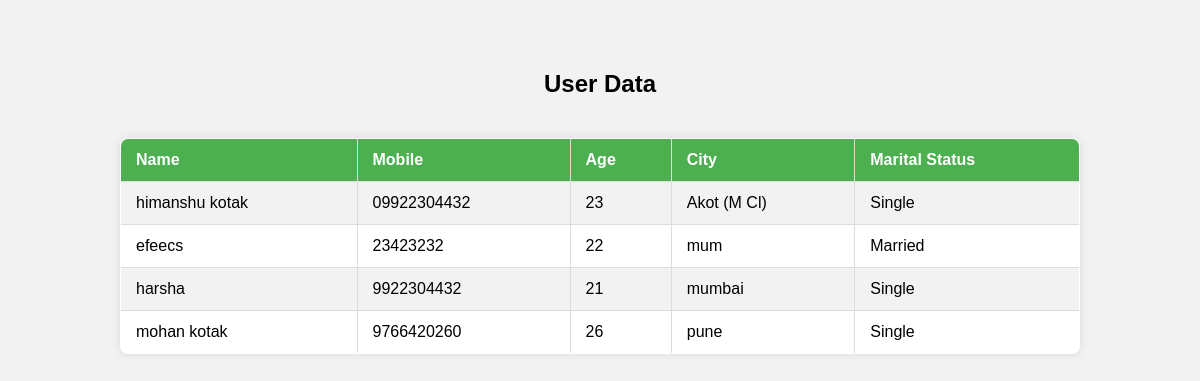
Page /data on the committed database.
### tables this page shows
CREATE TABLE users (
        id INTEGER PRIMARY KEY AUTOINCREMENT,
        name TEXT NOT NULL,
        mobile TEXT NOT NULL,
        age INTEGER NOT NULL,
        city TEXT NOT NULL,
        marital_status TEXT NOT NULL
    );

### app.py (the view)
@app.route('/data')
def show_data():
    conn = sqlite3.connect('userdata.db')
    c = conn.cursor()
    c.execute('SELECT * FROM users')
    data = c.fetchall()
    conn.close()
    return render_template('data.html', data=data)

### templates/data.html (shortened to what this page needs)
<!DOCTYPE html>
<html lang="en">
  <head>
  </head>
  <body>
    <h2>User Data</h2>
    <table border="1">
      <tr>
        <th>Name</th>
        <th>Mobile</th>
        <th>Age</th>
        <th>City</th>
        <th>Marital Status</th>
      </tr>
      {% for row in data %}
      <tr>
        <td>{{ row[1] }}</td>
        <td>{{ row[2] }}</td>
        <td>{{ row[3] }}</td>
        <td>{{ row[4] }}</td>
        <td>{{ row[5] }}</td>
      </tr>
      {% endfor %}
    </table>
  </body>
</html>

### templates/data.html (style rules this page uses)
body { font-family: Arial, sans-serif; background-color: #f2f2f2; margin: 0; padding: 0; display: flex; flex-direction: column; align-items: center; padding-top: 50px; }
h2 { text-align: center; }
table { width: 80%; border-collapse: collapse; margin-top: 20px; background-color: #fff; border-radius: 8px; box-shadow: 0 0 10px rgba(0, 0, 0, 0.1); overflow: hidden; }
table, th, td { border: 1px solid #ddd; }
th, td { padding: 12px 15px; text-align: left; }
th { background-color: #4caf50; color: white; }
tr:nth-child(even) { background-color: #f2f2f2; }

### rows in the picture
users: name "himanshu kotak", mobile "09922304432", age "23", city "Akot (M Cl)", marital_status "Single"
users: name "efeecs", mobile "23423232", age "22", city "mum", marital_status "Married"
users: name "harsha", mobile "9922304432", age "21", city "mumbai", marital_status "Single"
users: name "mohan kotak", mobile "9766420260", age "26", city "pune", marital_status "Single"
